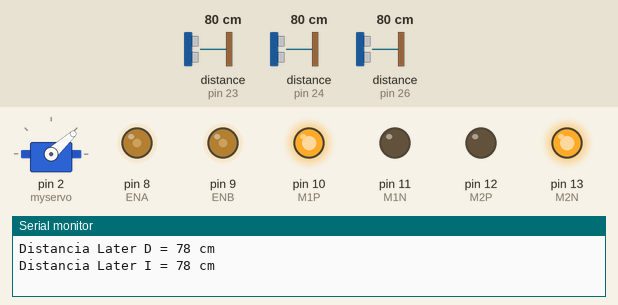
Recording of a sketch running on a simulated Arduino Mega 2560, built with avr-gcc and run on an emulated ATmega2560. On the bench: servo, output pins drawn as LEDs (lit = HIGH), the last lines printed to the serial monitor. Wiring (inferred from the names in the program): 3 × ultrasonic range finder: trigger pin 22, echo pin 23 / trigger pin 25, echo pin 24 / trigger pin 27, echo pin 26. Inputs (shaded band) come from the test bench; at power-on: distance to the obstacle (sensors on pin 23, pin 26, pin 24) 80 cm. The echo pulse lasts 58.3 µs per cm; pins used as bus, display or sensor lines are not drawn.

Above: at 1.2 s.
1.3 s: distance to the obstacle (sensor on pin 23) set to 24 cm
2.8 s: distance to the obstacle (sensor on pin 23) set to 19 cm
At 4.2 s:
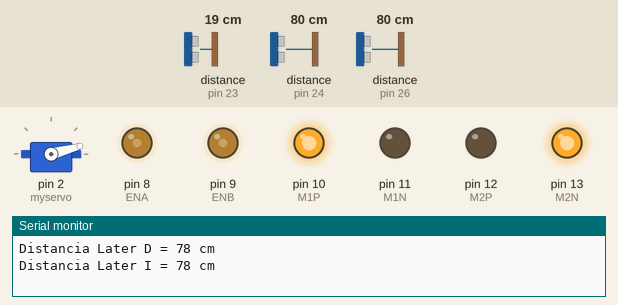
4.5 s: distance to the obstacle (sensor on pin 26) set to 18 cm
6.0 s: distance to the obstacle (sensor on pin 26) set to 15 cm
At 6.8 s:
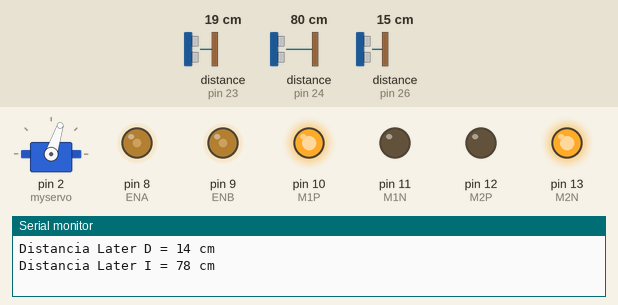
10.5 s: distance to the obstacle (sensor on pin 26) set to 35 cm
At 12.0 s:
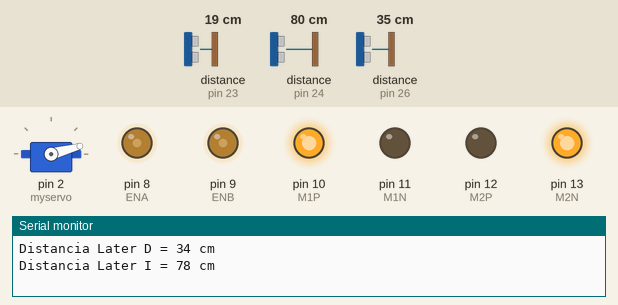
Timing chart, 0 to 13.3 s (numbered marks = the images above; inputs shaded):
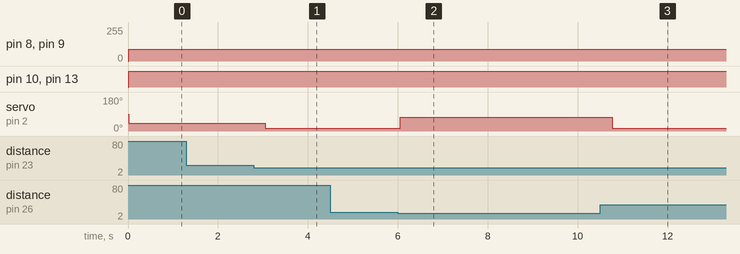

Measured:
- the behaviour switches between 22 and 21 cm on distance to the obstacle (sensor on pin 23) (found by bisection; images 0 and 1)
- the behaviour switches between 17 and 16 cm on distance to the obstacle (sensor on pin 26) (found by bisection; images 1 and 2)
- after the input at 2.8 s, servo on pin 2 (myservo): 42° → 15° after 0.25 s
- after the input at 6.0 s, servo on pin 2 (myservo): 15° → 72° after 0.06 s
- after the input at 10.5 s, servo on pin 2 (myservo): 72° → 15° after 0.27 s

The sketch:

principal.ino
```cpp
#include <Servo.h>

Servo myservo;

int ECHO1 = 26; //Pin Echo del sensor lateral Izq.

int ECHO2 = 23; //Pin Echo del sensor frontal

int ECHO3 = 24; //Pin Echo del sensor lateral der.

int TRIG1 = 27; //Pin Trigger del sensor lateral izq.

int TRIG2 = 22; //Pin Trigger del sensor frontal

int TRIG3 = 25; //Pin Trigger del sensor lateral der.

int M1P = 10;
int M1N = 11;

int M2P = 12;
int M2N = 13;

int ENA = 8;

int ENB = 9;

int ver1 = 1;


void setup(){

  Serial.begin(9600);

  pinMode(ECHO1, INPUT);
  pinMode(ECHO2, INPUT);
  pinMode(ECHO3, INPUT);

  pinMode(TRIG1, OUTPUT);
  pinMode(TRIG2, OUTPUT);
  pinMode(TRIG3, OUTPUT);

  pinMode(M1P, OUTPUT);
  pinMode(M1N, OUTPUT);

  pinMode(M2P, OUTPUT);
  pinMode(M2N, OUTPUT);

  pinMode(ENA, OUTPUT);
  pinMode(ENB, OUTPUT);

  myservo.attach(2);

}

int distanciaFrontal(){

  digitalWrite(TRIG2, LOW);
  delayMicroseconds(5);

  digitalWrite(TRIG2, HIGH);
  delayMicroseconds(10);
  digitalWrite(TRIG2, LOW);

  int duracionFront = pulseIn(ECHO2, HIGH);
  int distanciaFront = duracionFront * 0.034 / 2;


  return distanciaFront;
}

int distanciaLateralDer(){

  digitalWrite(TRIG1, LOW);
  delayMicroseconds(5);

  digitalWrite(TRIG1, HIGH);
  delayMicroseconds(10);
  digitalWrite(TRIG1, LOW);

  int duracionLatD = pulseIn(ECHO1, HIGH);
  int distanciaLatD = duracionLatD * 0.034 / 2;

  return distanciaLatD;
}

int distanciaLateralIzq(){

  digitalWrite(TRIG3, LOW);
  delayMicroseconds(5);

  digitalWrite(TRIG3, HIGH);
  delayMicroseconds(10);
  digitalWrite(TRIG3, LOW);

  int duracionLatI = pulseIn(ECHO3, HIGH);
  int distanciaLatI = duracionLatI * 0.034 / 2;

  return distanciaLatI;

}

int giroAntihorario(int AF, int AD, int AI) {


  //===================================================================

  if (AF <= 20) {
    myservo.write(15);

    if (AD <= 15) {
     myservo.write(72);
    }

    if (AI <= 15) {
      myservo.write(15);
    }
  } else {
    myservo.write(42);
  }

  //===================================================================

  if (AD <= 15) {
     myservo.write(72);

    if (AI <= 15) {
      myservo.write(15);
    }

  }

  //===================================================================

  if (AI <= 15) {
      myservo.write(15);

      if (AD <= 15) {
     myservo.write(72);
    }

  }

  //===================================================================

}

int giroHorario(int BF, int BD, int BI) {


  //===================================================================

  if (BF <= 20) {
    myservo.write(72);

    if (BD <= 15) {
     myservo.write(72);
    }

    if (BI <= 15) {
      myservo.write(15);
    }
  } else {
    myservo.write(42);
  }

  //===================================================================

  if (BD <= 15) {
      myservo.write(72);

      if (BI <= 15) {
     myservo.write(15);
     }

  }

  //===================================================================

  if (BI <= 15) {
      myservo.write(15);

      if (BD <= 15) {
     myservo.write(72);
     }

  }

  //===================================================================
}

int avanzar() {

  digitalWrite(M1P, HIGH);
  digitalWrite(M1N, LOW);
  digitalWrite(M2P, LOW);
  digitalWrite(M2N, HIGH);

  analogWrite(ENA, 90);
  analogWrite(ENB, 90);

}

void loop(){

  int dist_Front = distanciaFrontal();
  int dist_Lat_D = distanciaLateralDer();
  int dist_Lat_I = distanciaLateralIzq();

  avanzar();

  giroAntihorario (dist_Front, dist_Lat_D, dist_Lat_I);


  Serial.print("Distancia Frontal = ");
  Serial.print(dist_Front);
  Serial.println(" cm");

  Serial.print("Distancia Later D = ");
  Serial.print(dist_Lat_D);
  Serial.println(" cm");

  Serial.print("Distancia Later I = ");
  Serial.print(dist_Lat_I);
  Serial.println(" cm");

  Serial.println(" ");

  delay(400);

}
```
